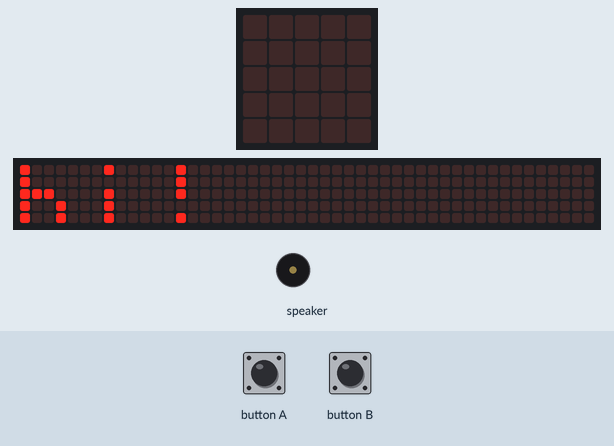
This program was run on a simulated Calliope mini (MakeCode). Shown: the board's 5×5 LED display, a strip that is not on the board, showing the scrolling text unrolled, buzzer (waves = sounding). The test bench sets the inputs (shaded band). The 48×5 strip is a reading aid, not a part: it shows the text the display is scrolling, unrolled, one strip-width of it at a time.

Above: at 2.9 s.
4.9 s: button A pressed for 0.15 s
At 6.0 s:
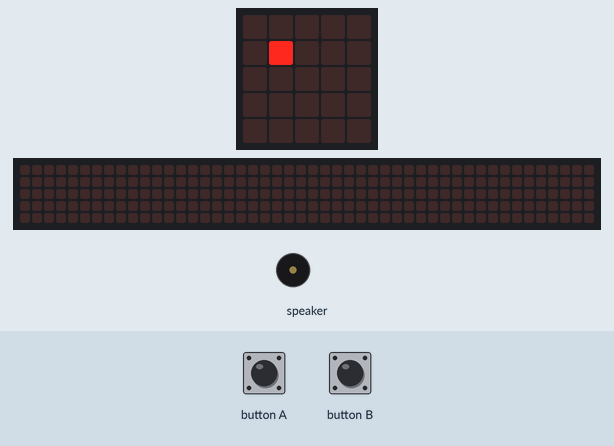
8.0 s: button B pressed for 0.15 s
At 8.5 s:
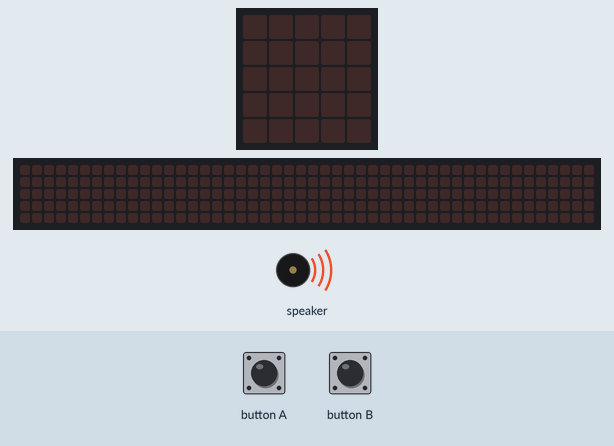
8.7 s: button A pressed for 0.15 s
At 10.3 s:
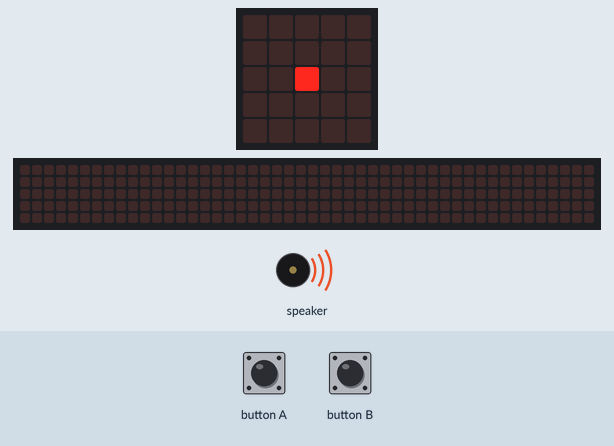
Timing chart, 0 to 13.7 s (numbered marks = the images above; inputs shaded):
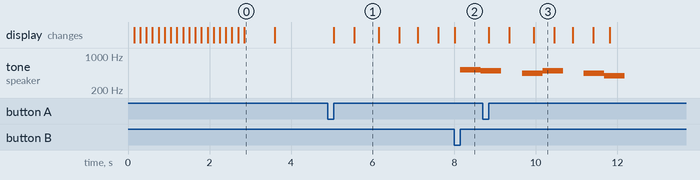

The program:

main.ts
```typescript
input.onButtonEvent(Button.A, input.buttonEventClick(), function () {
    basic.showLeds(`
        # . . . .
        . . . . .
        . . . . .
        . . . . .
        . . . . .
        `)
    basic.pause(100)
    basic.showLeds(`
        . . . . .
        . # . . .
        . . . . .
        . . . . .
        . . . . .
        `)
    basic.pause(200)
    basic.showLeds(`
        . . . . .
        . . . . .
        . . # . .
        . . . . .
        . . . . .
        `)
    basic.pause(100)
    basic.showLeds(`
        . . . . .
        . . . # .
        . . . . .
        . . . . .
        . . . . .
        `)
    basic.pause(60)
    basic.showLeds(`
        . . . . .
        . . . . .
        . . . . .
        . . . # .
        . . . . .
        `)
    basic.pause(100)
    basic.showLeds(`
        . . . . .
        . . . . .
        . . . . #
        . . . . .
        . . . . .
        `)
    basic.clearScreen()
})
input.onButtonEvent(Button.B, input.buttonEventClick(), function () {
    music.playMelody("C5 B - A B - A G ", 120)
})
basic.showString("hi!")
```

test.ts
```typescript
// Hier kann man Tests durchführen; diese Datei wird nicht kompiliert, wenn dieses Paket als Erweiterung verwendet wird.
```

Measured:
- after the input at 4.9 s, the display: first changes after 0.15 s (image 1 shows a later state)
- after the input at 8.0 s, tone on speaker: silent → 523 Hz after 0.15 s, → 494 Hz 0.51 s later
- after the input at 8.7 s, the display: first changes after 0.15 s (image 3 shows a later state)
- what the display in image 0 shows lasts 0.7 s, from 2.9 s to 3.6 s
- what the display in image 1 shows lasts 0.6 s, from 5.6 s to 6.2 s
- what the display in image 3 shows lasts 0.5 s, from 10.0 s to 10.5 s
